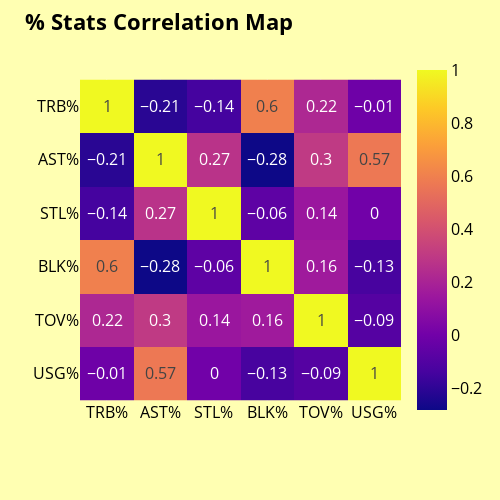

Here is the notebook cell this chart was saved with:
### Code cell
corr_matrix = all_stats[cols].corr()
corr_matrix = corr_matrix.round(2)
fig = px.imshow(corr_matrix, x=cols, y=cols, text_auto=True)
fig.update_layout(width=500, height=500,
                  plot_bgcolor="#ffffb2",
                  paper_bgcolor="#ffffb2",
                  font_color="#000000",
                  font={
                        "color": "black",
                        "size": 16
                    },
                    title={
                        "text": "<b>% Stats Correlation Map</b>",
                        "font": {
                            "size": 22,
                            "color": "black",
                        },
                    })
fig.show()

### Figure 1 — Plotly figure (JSON) as saved in the notebook; plotly's stock layout.template omitted (floating-point values rounded to 4 significant figures)
{"data": [{"coloraxis": "coloraxis", "hovertemplate": "x: %{x}<br>y: %{y}<br>color: %{z}<extra></extra>", "name": "0", "texttemplate": "%{z}", "type": "heatmap", "x": ["TRB%", "AST%", "STL%", "BLK%", "TOV%", "USG%"], "xaxis": "x", "y": ["TRB%", "AST%", "STL%", "BLK%", "TOV%", "USG%"], "yaxis": "y", "z": [[1, -0.21, -0.14, 0.6, 0.22, -0.01], [-0.21, 1, 0.27, -0.28, 0.3, 0.57], [-0.14, 0.27, 1, -0.06, 0.14, 0], [0.6, -0.28, -0.06, 1, 0.16, -0.13], [0.22, 0.3, 0.14, 0.16, 1, -0.09], [-0.01, 0.57, 0, -0.13, -0.09, 1]]}], "layout": {"coloraxis": {"colorscale": [[0, "#0d0887"], [0.1111, "#46039f"], [0.2222, "#7201a8"], [0.3333, "#9c179e"], [0.4444, "#bd3786"], [0.5556, "#d8576b"], [0.6667, "#ed7953"], [0.7778, "#fb9f3a"], [0.8889, "#fdca26"], [1, "#f0f921"]]}, "font": {"color": "black", "size": 16}, "height": 500, "margin": {"t": 60}, "paper_bgcolor": "#ffffb2", "plot_bgcolor": "#ffffb2", "title": {"font": {"color": "black", "size": 22}, "text": "<b>% Stats Correlation Map</b>"}, "width": 500, "xaxis": {"anchor": "y", "constrain": "domain", "domain": [0, 1], "scaleanchor": "y"}, "yaxis": {"anchor": "x", "autorange": "reversed", "constrain": "domain", "domain": [0, 1]}}}
